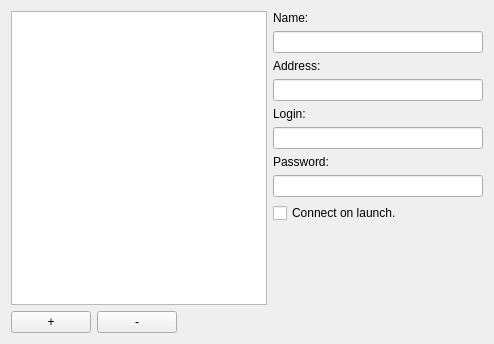
<?xml version="1.0" encoding="UTF-8"?>
<ui version="4.0">
 <class>DialogBookmarks</class>
 <widget class="QDialog" name="DialogBookmarks">
  <property name="windowModality">
   <enum>Qt::ApplicationModal</enum>
  </property>
  <property name="geometry">
   <rect>
    <x>0</x>
    <y>0</y>
    <width>494</width>
    <height>344</height>
   </rect>
  </property>
  <property name="sizePolicy">
   <sizepolicy hsizetype="Fixed" vsizetype="Fixed">
    <horstretch>0</horstretch>
    <verstretch>0</verstretch>
   </sizepolicy>
  </property>
  <property name="windowTitle">
   <string>Bookmarks</string>
  </property>
  <property name="modal">
   <bool>true</bool>
  </property>
  <layout class="QGridLayout" name="gridLayout">
   <item row="9" column="3">
    <layout class="QHBoxLayout" name="horizontalLayout">
     <property name="topMargin">
      <number>0</number>
     </property>
     <property name="bottomMargin">
      <number>0</number>
     </property>
     <item>
      <layout class="QVBoxLayout" name="verticalLayout_2">
       <property name="leftMargin">
        <number>0</number>
       </property>
       <property name="topMargin">
        <number>0</number>
       </property>
       <property name="rightMargin">
        <number>0</number>
       </property>
       <property name="bottomMargin">
        <number>0</number>
       </property>
       <item>
        <widget class="QListWidget" name="listWidget">
         <property name="minimumSize">
          <size>
           <width>0</width>
           <height>0</height>
          </size>
         </property>
         <property name="maximumSize">
          <size>
           <width>16777215</width>
           <height>16777215</height>
          </size>
         </property>
        </widget>
       </item>
       <item>
        <layout class="QHBoxLayout" name="horizontalLayout_2">
         <property name="leftMargin">
          <number>0</number>
         </property>
         <property name="topMargin">
          <number>0</number>
         </property>
         <property name="rightMargin">
          <number>0</number>
         </property>
         <property name="bottomMargin">
          <number>0</number>
         </property>
         <item>
          <widget class="QPushButton" name="pushButton">
           <property name="sizePolicy">
            <sizepolicy hsizetype="Fixed" vsizetype="Preferred">
             <horstretch>0</horstretch>
             <verstretch>0</verstretch>
            </sizepolicy>
           </property>
           <property name="text">
            <string>+</string>
           </property>
           <property name="autoDefault">
            <bool>false</bool>
           </property>
          </widget>
         </item>
         <item>
          <widget class="QPushButton" name="pushButton_2">
           <property name="sizePolicy">
            <sizepolicy hsizetype="Fixed" vsizetype="Fixed">
             <horstretch>0</horstretch>
             <verstretch>0</verstretch>
            </sizepolicy>
           </property>
           <property name="text">
            <string>-</string>
           </property>
           <property name="autoDefault">
            <bool>false</bool>
           </property>
          </widget>
         </item>
         <item>
          <spacer name="horizontalSpacer">
           <property name="orientation">
            <enum>Qt::Horizontal</enum>
           </property>
           <property name="sizeHint" stdset="0">
            <size>
             <width>40</width>
             <height>20</height>
            </size>
           </property>
          </spacer>
         </item>
        </layout>
       </item>
      </layout>
     </item>
     <item>
      <layout class="QVBoxLayout" name="verticalLayout">
       <property name="leftMargin">
        <number>0</number>
       </property>
       <property name="topMargin">
        <number>0</number>
       </property>
       <property name="rightMargin">
        <number>0</number>
       </property>
       <property name="bottomMargin">
        <number>0</number>
       </property>
       <item>
        <widget class="QLabel" name="label">
         <property name="text">
          <string>Name:</string>
         </property>
        </widget>
       </item>
       <item>
        <widget class="QLineEdit" name="lineEdit"/>
       </item>
       <item>
        <widget class="QLabel" name="label_2">
         <property name="text">
          <string>Address:</string>
         </property>
        </widget>
       </item>
       <item>
        <widget class="QLineEdit" name="lineEdit_2"/>
       </item>
       <item>
        <widget class="QLabel" name="label_3">
         <property name="text">
          <string>Login:</string>
         </property>
        </widget>
       </item>
       <item>
        <widget class="QLineEdit" name="lineEdit_3"/>
       </item>
       <item>
        <widget class="QLabel" name="label_4">
         <property name="text">
          <string>Password:</string>
         </property>
        </widget>
       </item>
       <item>
        <widget class="QLineEdit" name="lineEdit_4">
         <property name="echoMode">
          <enum>QLineEdit::Password</enum>
         </property>
        </widget>
       </item>
       <item>
        <widget class="QCheckBox" name="autoConnectCheckBox">
         <property name="text">
          <string>Connect on launch.</string>
         </property>
        </widget>
       </item>
       <item>
        <spacer name="verticalSpacer">
         <property name="orientation">
          <enum>Qt::Vertical</enum>
         </property>
         <property name="sizeHint" stdset="0">
          <size>
           <width>20</width>
           <height>40</height>
          </size>
         </property>
        </spacer>
       </item>
      </layout>
     </item>
    </layout>
   </item>
  </layout>
 </widget>
 <resources/>
 <connections/>
</ui>
